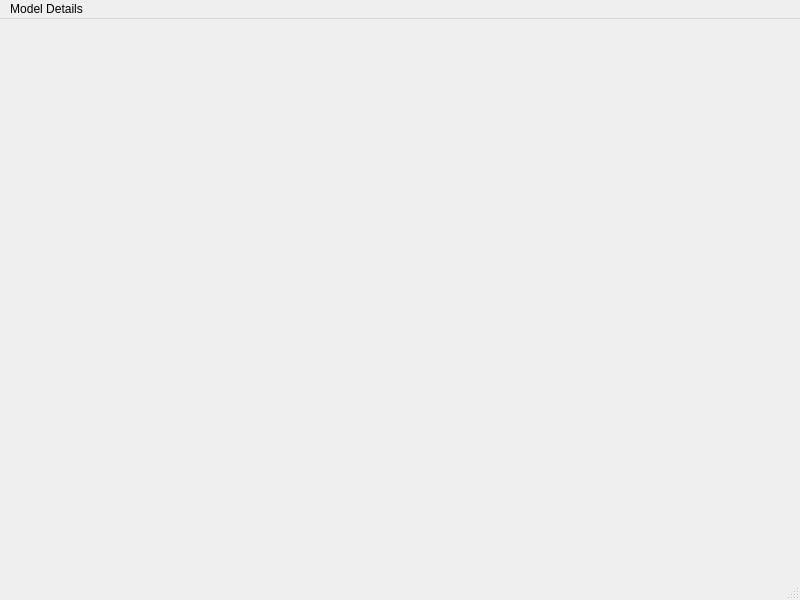
<?xml version="1.0" encoding="UTF-8"?>
<ui version="4.0">
 <class>MainWindow</class>
 <widget class="QMainWindow" name="MainWindow">
  <property name="geometry">
   <rect>
    <x>0</x>
    <y>0</y>
    <width>800</width>
    <height>600</height>
   </rect>
  </property>
  <property name="windowTitle">
   <string>MainWindow</string>
  </property>
  <widget class="QWidget" name="centralwidget"/>
  <widget class="QMenuBar" name="menubar">
   <property name="geometry">
    <rect>
     <x>0</x>
     <y>0</y>
     <width>800</width>
     <height>21</height>
    </rect>
   </property>
   <widget class="QMenu" name="menuModel_Details">
    <property name="title">
     <string>Model Details</string>
    </property>
    <addaction name="actionAdd"/>
    <addaction name="actionUpdate"/>
    <addaction name="actionDelete"/>
   </widget>
   <addaction name="menuModel_Details"/>
  </widget>
  <widget class="QStatusBar" name="statusbar"/>
  <action name="actionAdd">
   <property name="text">
    <string>Add</string>
   </property>
  </action>
  <action name="actionUpdate">
   <property name="text">
    <string>Update</string>
   </property>
  </action>
  <action name="actionDelete">
   <property name="text">
    <string>Delete</string>
   </property>
  </action>
 </widget>
 <resources/>
 <connections/>
</ui>
